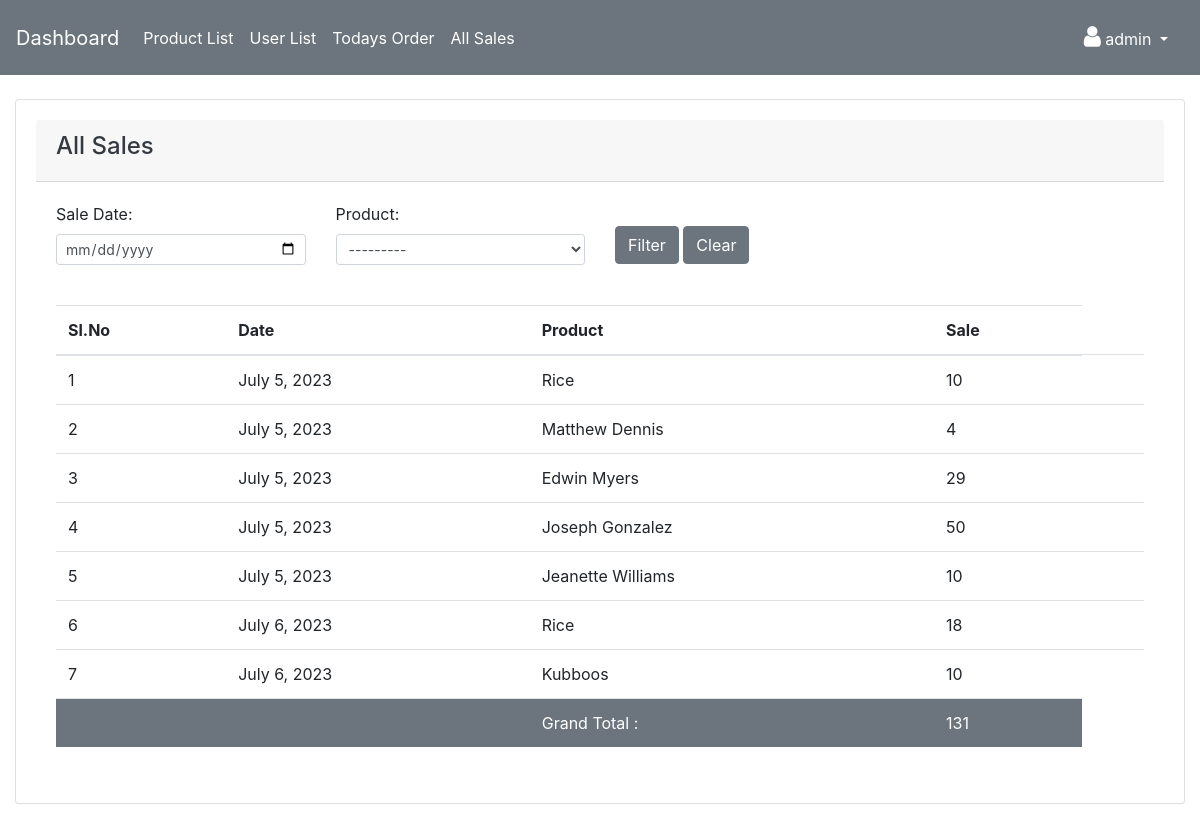
The app's page /mngr/all-orders (signed in) with its own data.
### mngr/models.py (models this page shows)
class Sale(models.Model):
    sell_date = models.DateField()
    product = models.ForeignKey(Product,on_delete=models.DO_NOTHING)
    sell_count = models.IntegerField()
    created_by = models.ForeignKey(User,on_delete=models.DO_NOTHING)
    created_at = models.DateTimeField(auto_now_add=True)

class Product(models.Model):
    name = models.CharField(max_length=100)
    description = models.CharField(max_length=255)
    stock = models.IntegerField(null=True)
    created_by = models.ForeignKey(User,on_delete=models.CASCADE)
    created_at = models.DateTimeField(auto_now=True)
    def __str__(self):
        return self.name

### mngr/views.py (the view)
# urls.py: path('all-orders',views.allOrders,name='all_orders')
@login_required(login_url='/mngr/')
def allOrders(request):
    allOrders = Sale.objects.order_by('sell_date').all()
    saleFilter = SaleFilter()
    if request.method =='GET' and request.GET.get('filter') =='Clear':
        return redirect('all_orders')
    if request.method =='GET' and request.GET.get('filter') == 'Filter':
        saleFilter = SaleFilter(request.GET,queryset=allOrders)
        allOrders = saleFilter.qs
    grandTotal = allOrders.aggregate(total_sell_count = Sum('sell_count'))
    results = Paginator(allOrders,10)
    page_number = request.GET.get('page')
    page_obj = results.get_page(page_number)
    context = {
        'page_obj':page_obj,
        'grand_total':grandTotal['total_sell_count'],
        'saleFilter':saleFilter
    }
    return render(request,'sales/all_orders.html',context)

### mngr/templates/sales/all_orders.html (shortened to what this page needs)
{% extends 'adm_template.html' %}
{% block content %}
{% load crispy_forms_tags %}
<div class="row">
    <div class="col-md-12">
        <div class="card">
            <div class="card-header">
                <h4 class="text-dark">All Sales</h4>
              </div>
              <div class="card-body">
                <form action="" method="GET">
                  <div class="row">
                    <div class="col-lg-3">
                      <label for="">Sale Date:</label>
                      {{saleFilter.form.sell_date}}
                    </div>
                    <div class="col-lg-3">
                      <label for="">Product:</label>
                      {{saleFilter.form.product}}
                    </div>
                    <div class="col-lg-2 pt-4">
                      <input type="submit" class="btn btn-secondary" value="Filter" name="filter">
                      <input type="submit" class="btn btn-secondary" value="Clear" name="filter">
                    </div>
                  </div>
              </form>
              </div>
            <div class="card-body">
                <table class="table">
                    <thead>
                      <tr>
                        <th scope="col">Sl.No</th>
                        <th scope="col">Date</th>
                        <th scope="col">Product</th>
                        <th scope="col">Sale</th>
                      </tr>
                    </thead>
                    <tbody>
                        {% if page_obj %}
                        {% for item in page_obj %}
                        <tr>
                            <td>{{page_obj.start_index|add:forloop.counter0}}</td>
                            <td>{{ item.sell_date}}</td>
                            <td>{{ item.product}}</td>
                            <td>
                              {% if item.sell_count %}
                                {{ item.sell_count}}
                              {% else %}
                                N/A
                              {% endif %}</td>
                            <td>
                            </td>
                        </tr>
                        {% endfor %}
                         <tr class="bg-secondary text-white">
                            <td></td>
                            <td></td>
                            <td>Grand Total :</td>
                            <td>{{grand_total}}</td>
                        </tr>
                        {% endif %}
                    </tbody>
                  </table>
            </div>
          </div>
    </div>
</div>
{% endblock content %}

### templates/adm_template.html (shortened to what this page needs)
<!DOCTYPE html>
<html>
<head>
  <link rel="stylesheet" href="https://maxcdn.bootstrapcdn.com/bootstrap/4.3.1/css/bootstrap.min.css">
  <link rel="stylesheet" href="https://cdnjs.cloudflare.com/ajax/libs/font-awesome/4.7.0/css/font-awesome.min.css">
</head>
<body>
  <nav class="navbar navbar-expand-lg navbar-light bg-secondary">
    <a class="navbar-brand text-white" href="{% url 'dashboard' %}">Dashboard</a>
    <div class="collapse navbar-collapse" id="navbarNav">
      <ul class="navbar-nav">
        <li class="nav-item">
          <a class="nav-link text-white" href="{% url 'product_list' %}">Product List</a>
        </li>
        <li class="nav-item">
          <a class="nav-link text-white" href="{% url 'user_list' %}">User List</a>
        </li>
        <li class="nav-item">
          <a class="nav-link text-white" href="{% url 'todays_order' %}">Todays Order</a>
        </li>
        <li class="nav-item">
          <a class="nav-link text-white" href="{% url 'all_orders' %}">All Sales</a>
        </li>
      </ul>
    </div>
    <div style="float:right">
      <ul class="navbar-nav mr-auto p-2">
        <li class="nav-item dropdown">
          <a class="nav-link dropdown-toggle text-white" href="#" id="navbarDropdown" role="button" data-toggle="dropdown" aria-haspopup="true" aria-expanded="false">
            <i class="fa fa-user" style="font-size:24px"></i> {{ user.username}}
          </a>
        </li>
      </ul>
    </div>
  </nav>
  <div class="container-fluid"><br>
    {% block content %}{% endblock content %}
</div>
</body>
</html>

### templates/adm_template.html (style rules this page uses)
.card { text-align: center; padding: 20px; margin-bottom: 20px; }

### mngr/templates/sales/all_orders.html (style rules this page uses)
.card { text-align : left }

### records on screen
Sale: start_index|add "1", sell_date "July 5, 2023", product "Rice", sell_count "10"
Sale: start_index|add "2", sell_date "July 5, 2023", product "Matthew Dennis", sell_count "4"
Sale: start_index|add "3", sell_date "July 5, 2023", product "Edwin Myers", sell_count "29"
Sale: start_index|add "4", sell_date "July 5, 2023", product "Joseph Gonzalez", sell_count "50"
Sale: start_index|add "5", sell_date "July 5, 2023", product "Jeanette Williams", sell_count "10"
Sale: start_index|add "6", sell_date "July 6, 2023", product "Rice", sell_count "18"
Sale: start_index|add "7", sell_date "July 6, 2023", product "Kubboos", sell_count "10"

### other values on screen
{{ user.username }} "admin"
{{ grand_total }} "131"
